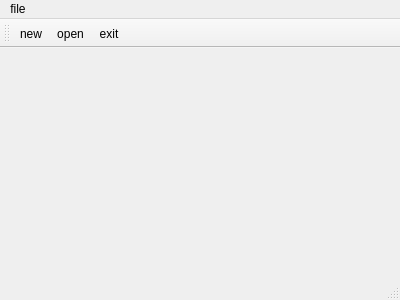
<?xml version="1.0" encoding="UTF-8"?>
<ui version="4.0">
 <class>MainWindow</class>
 <widget class="QMainWindow" name="MainWindow">
  <property name="geometry">
   <rect>
    <x>0</x>
    <y>0</y>
    <width>400</width>
    <height>300</height>
   </rect>
  </property>
  <property name="windowTitle">
   <string>MainWindow</string>
  </property>
  <widget class="QWidget" name="centralWidget"/>
  <widget class="QMenuBar" name="menuBar">
   <property name="geometry">
    <rect>
     <x>0</x>
     <y>0</y>
     <width>400</width>
     <height>22</height>
    </rect>
   </property>
   <widget class="QMenu" name="menufile">
    <property name="title">
     <string>file</string>
    </property>
    <addaction name="actionnew"/>
    <addaction name="actionopen"/>
    <addaction name="actionexit"/>
   </widget>
   <addaction name="menufile"/>
  </widget>
  <widget class="QToolBar" name="mainToolBar">
   <attribute name="toolBarArea">
    <enum>TopToolBarArea</enum>
   </attribute>
   <attribute name="toolBarBreak">
    <bool>false</bool>
   </attribute>
   <addaction name="actionnew"/>
   <addaction name="actionopen"/>
   <addaction name="actionexit"/>
  </widget>
  <widget class="QStatusBar" name="statusBar"/>
  <action name="actionnew">
   <property name="icon">
    <iconset resource="resource.qrc">
     <normaloff>:/rec/img/mosquitto-16x16.png</normaloff>:/rec/img/mosquitto-16x16.png</iconset>
   </property>
   <property name="text">
    <string>new</string>
   </property>
  </action>
  <action name="actionopen">
   <property name="icon">
    <iconset resource="resource.qrc">
     <normaloff>:/rec/img/mosquitto-16x16.png</normaloff>:/rec/img/mosquitto-16x16.png</iconset>
   </property>
   <property name="text">
    <string>open</string>
   </property>
  </action>
  <action name="actionexit">
   <property name="icon">
    <iconset resource="resource.qrc">
     <normaloff>:/rec/img/mosquitto-16x16.png</normaloff>:/rec/img/mosquitto-16x16.png</iconset>
   </property>
   <property name="text">
    <string>exit</string>
   </property>
  </action>
 </widget>
 <layoutdefault spacing="6" margin="11"/>
 <resources>
  <include location="resource.qrc"/>
 </resources>
 <connections/>
</ui>
